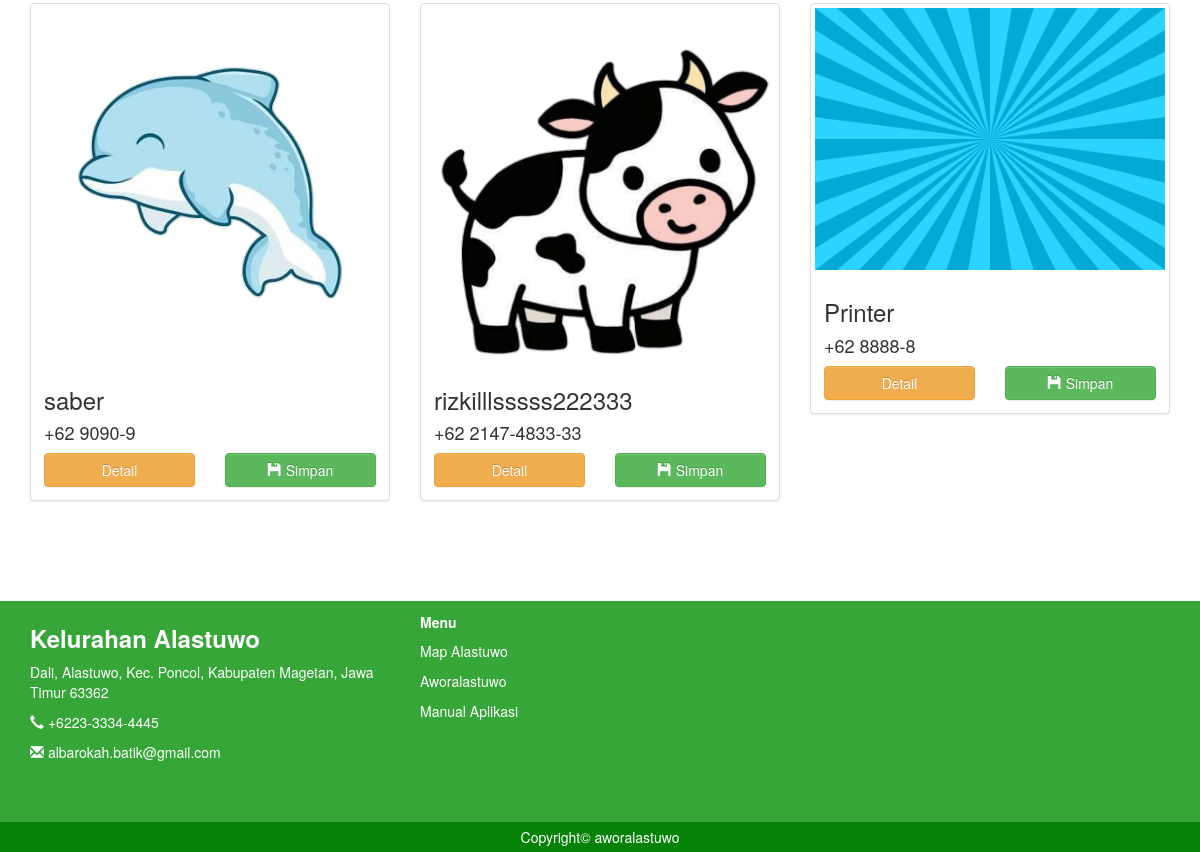
Before: / (lower part) with the older database file.
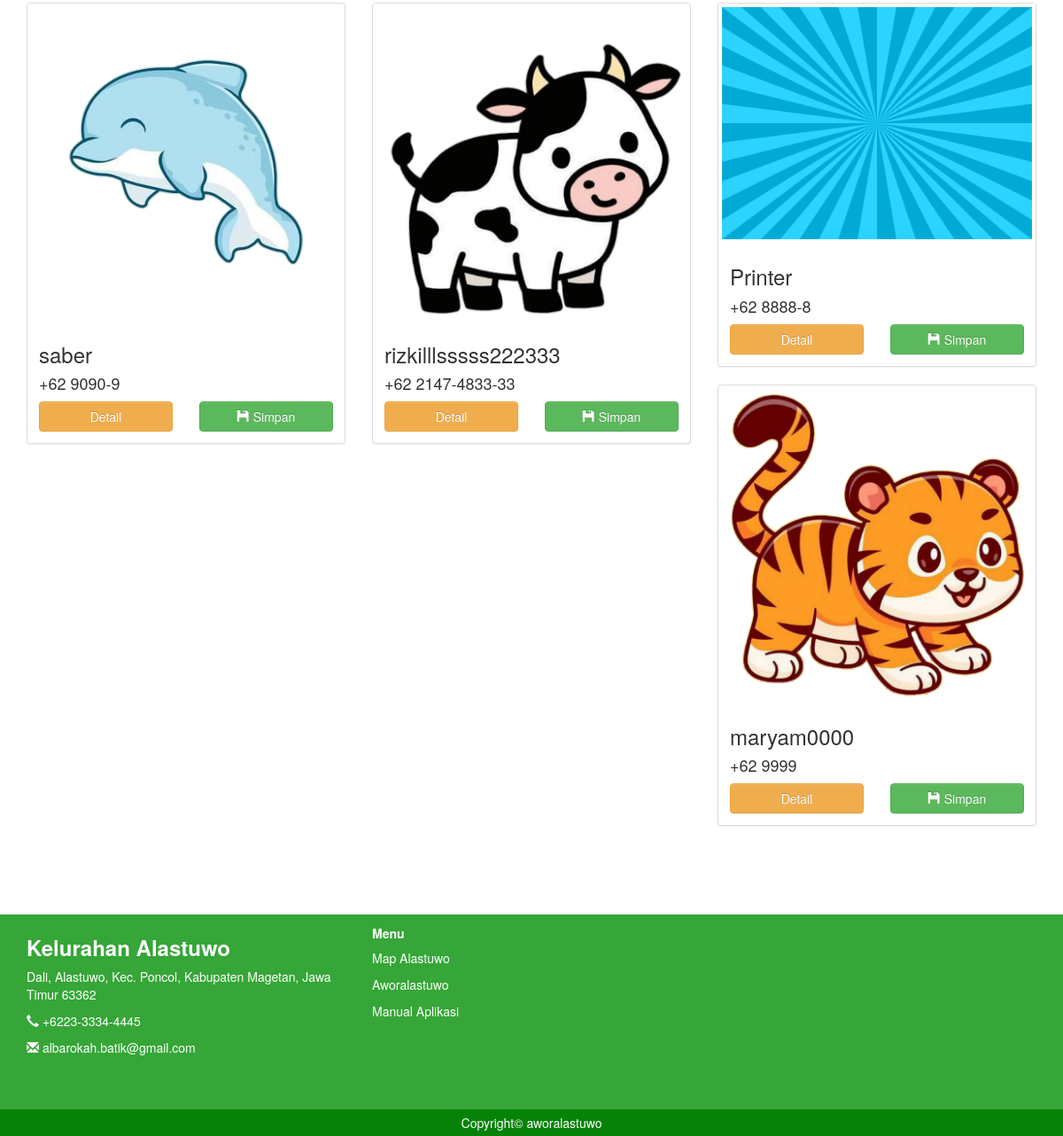
After: the same page with the newer database file.
### tables this page shows
CREATE TABLE `produk` (
  `kode_tempat` varchar(100) NOT NULL,
  `nama` varchar(100) NOT NULL,
  `id_kategori` varchar(20) NOT NULL,
  `image` text NOT NULL,
  `deskripsi` text NOT NULL,
  `no_hp` int(11) NOT NULL,
  PRIMARY KEY (`kode_tempat`)
);

### index.php (the view, shortened to what this page needs)
<?php
include 'header.php';
function formatPhoneNumber($number) {
    return preg_replace('/(\d{4})(?=\d)/', '$1-', $number);
}
?>
<div class="container">
<div class="row">
    <?php
    $result = mysqli_query($conn, "SELECT * FROM produk");
    while ($row = mysqli_fetch_assoc($result)) {
        ?>
        <div class="col-sm-6 col-md-4">
            <div class="thumbnail">
                <img src="image/produk/<?= $row['image']; ?>" >
                <div class="caption">
                    <h3><?= $row['nama'];  ?></h3>
                    <h4>+62 <?= formatPhoneNumber($row['no_hp']); ?></h4>
                    <div class="row">
                        <div class="col-md-6">
                            <a href="detail_produk.php?produk=<?= $row['kode_tempat']; ?>" class="btn btn-warning btn-block">Detail</a>
                        </div>
                        <?php if(isset($_SESSION['kd_cs'])){ ?>
                            <div class="col-md-6">
                                <a href="proses/add.php?produk=<?= $row['kode_tempat']; ?>&kd_cs=<?= $kode_cs; ?>&hal=1" class="btn btn-success btn-block" role="button"><i class="glyphicon glyphicon-floppy-disk"></i> Simpan</a>
                            </div>
                            <?php
                        }
                        else{
                            ?>
                            <div class="col-md-6">
                                <a href="keranjang.php" class="btn btn-success btn-block" role="button"><i class="glyphicon glyphicon-floppy-disk"></i> Simpan</a>
                            </div>
                            <?php
                        }
                        ?>
                    </div>
                </div>
            </div>
        </div>
        <?php
    }
    ?>
</div>
</div>
<?php
include 'footer.php';
?>

### header.php (shortened to what this page needs)
<!DOCTYPE html>
<html>
<head>
    <link rel="stylesheet" type="text/css" href="css/bootstrap.min.css">
    <link rel="stylesheet" type="text/css" href="css/style.css">
    <link rel="stylesheet" type="text/css" href="css/bootstrap-theme.css">
</head>
<body>
</body>
</html>

### footer.php (shortened to what this page needs)
<!DOCTYPE html>
<html lang="en">
<head>
    <link rel="stylesheet" href="https://maxcdn.bootstrapcdn.com/bootstrap/3.4.1/css/bootstrap.min.css">
</head>
<body>
    <footer>
        <div class="container" style="padding-bottom: 50px;">
            <div class="row">
                <div class="col-md-4">
                    <h3><b>Kelurahan Alastuwo</b></h3>
                    <p>Dali, Alastuwo, Kec. Poncol, Kabupaten Magetan, Jawa Timur 63362</p>
                    <p><i class="glyphicon glyphicon-earphone"></i> +6223-3334-4445</p>
                    <p><i class="glyphicon glyphicon-envelope"></i> albarokah.batik@gmail.com</p>
                </div>
                <div class="col-md-4">
                    <h5><b>Menu</b></h5>
                    <p><a href="produk.php">Map Alastuwo</a></p>
                    <p><a href="about.php">Aworalastuwo</a></p>
                    <p><a href="manual.php">Manual Aplikasi</a></p>
                </div>
                <div class="col-md-4">
                </div>
            </div>
        </div>
        <div class="copy">
            <span>Copyright&copy; aworalastuwo</span>
        </div>
    </footer>
</body>
</html>

### css/style.css (style rules this page uses)
body { margin:0; padding: 0; }

### footer.php (style rules this page uses)
footer { border-top: 4px solid #35a637; background-color: #35a637; color: #ffffff; }
footer h3, footer h5 { color: #ffffff; }
footer a { color: #ffffff; text-decoration: none; }
.copy { background-color: #078209; padding: 5px; color: #ffffff; text-align: center; }

Changed rows visible on the page:
added produk: image (picture), nama "maryam0000", no_hp "9999"
